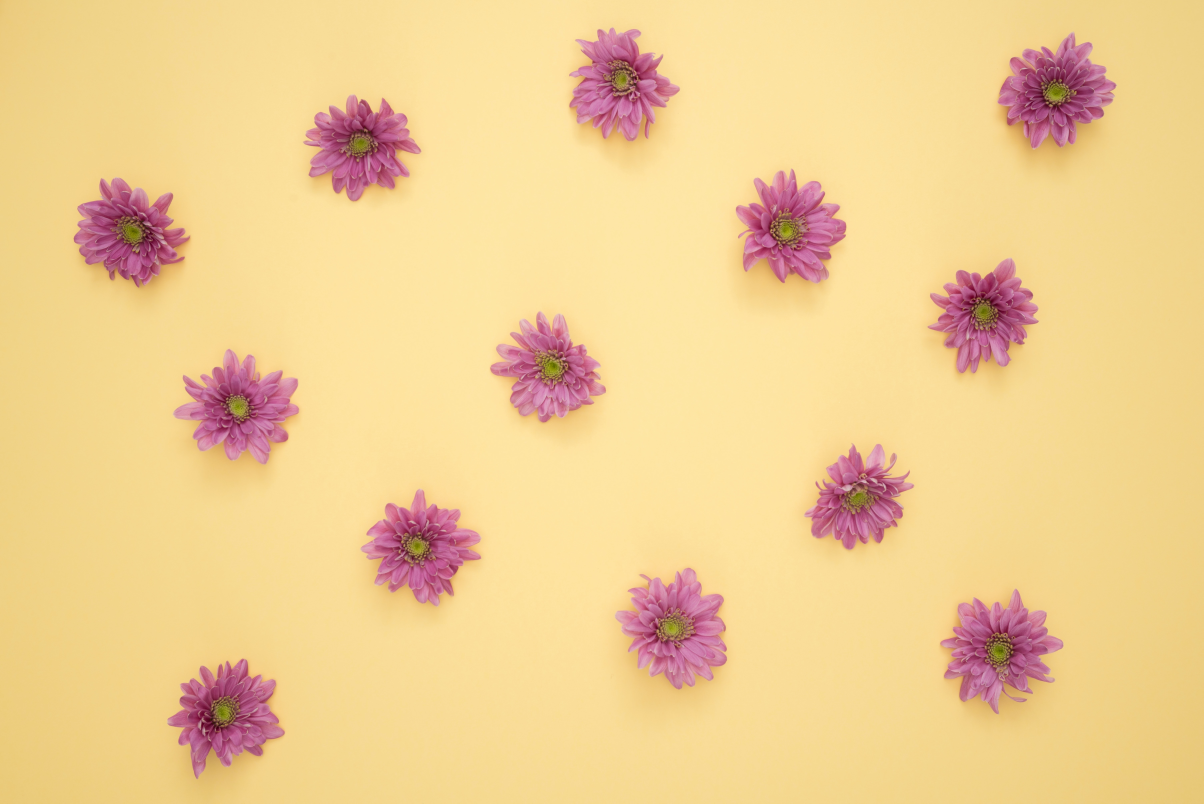
#> input picture Image/Image4.jpg, 6016 x 4016 px (shown at 1/5 size)
$ python Image4.py
#> lines starting #> are read from the running program, lines starting #| are printed output that depends on the picture; after the words box and inside, x2 and y2 are one past the last pixel; in counts of white or black regions, pixels touching at a corner belong together
import cv2
import numpy as np


def run():
    pass


def f(x):
    run()
    return x


a = cv2.imread("Image/Image4.jpg")
#> a is the input picture: shape (4016, 6016, 3); mean B, G, R 145.7, 206, 240.1

scale_percent = 15  # percent of original size
width = int(a.shape[1] * scale_percent / 100)
#> width = 902
height = int(a.shape[0] * scale_percent / 100)
#> height = 602
dim = (width, height)
#> dim = (902, 602)

# resize image
a = cv2.resize(a, dim, interpolation=cv2.INTER_AREA)
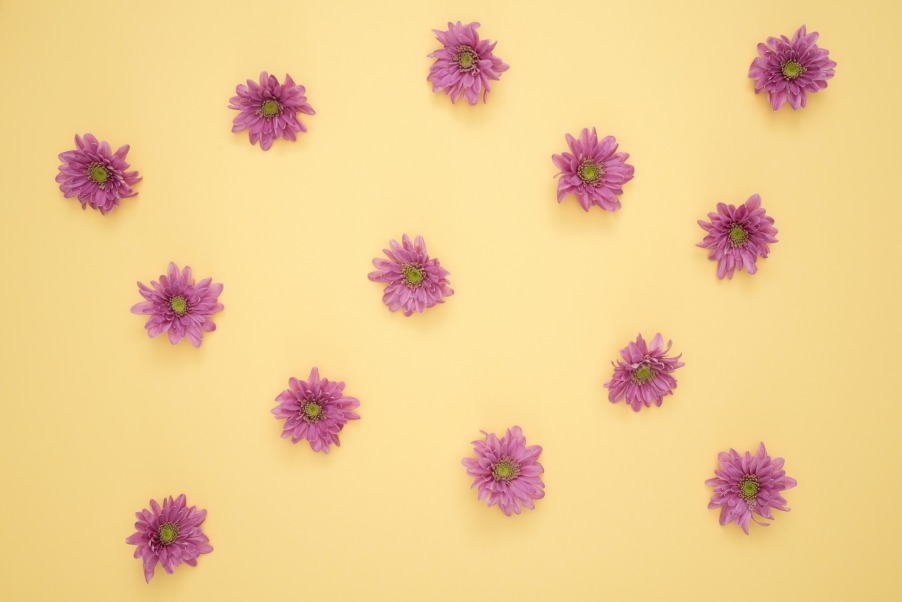
#> a: shape (602, 902, 3); mean B, G, R 145.7, 206, 240.1

gray = cv2.cvtColor(a, cv2.COLOR_BGR2GRAY)
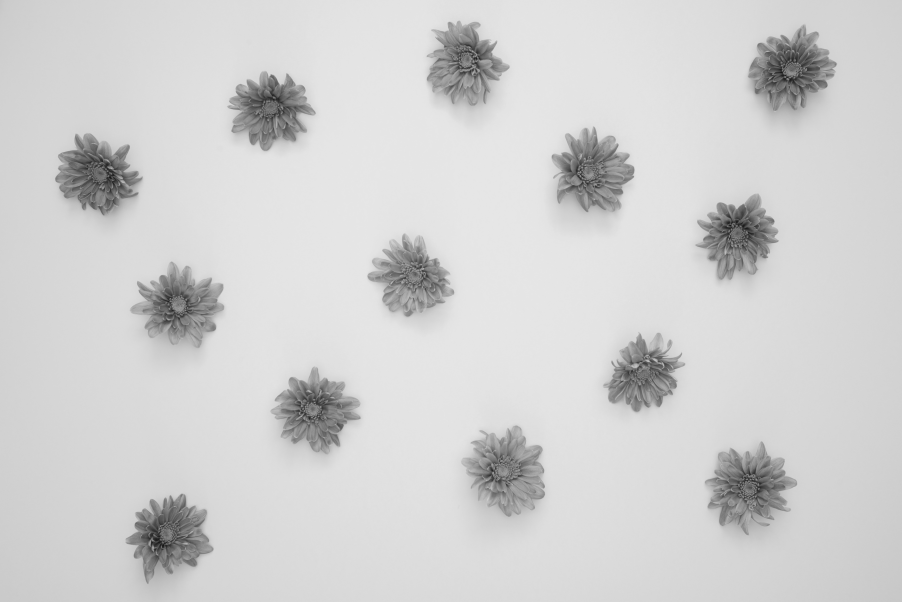
#> gray: shape (602, 902); min 23, max 231, mean 209.3

cv2.namedWindow("output")

cv2.createTrackbar("threshold", "output", 180, 255, f)


def run():
    thresh = cv2.getTrackbarPos("threshold", "output")

    r, b = cv2.threshold(gray, thresh, 255, cv2.THRESH_BINARY_INV)
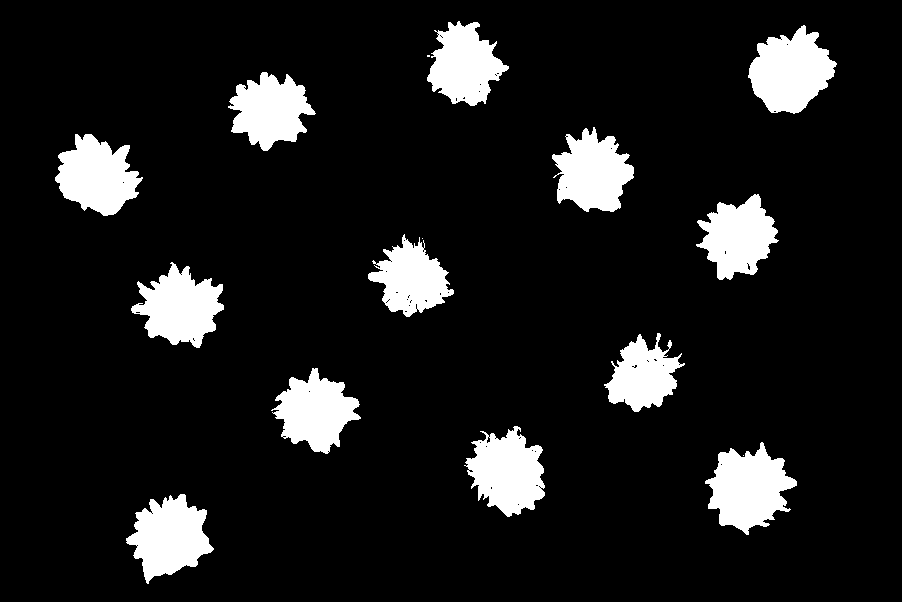
#> b: shape (602, 902); 10.7% white; 16 white regions (3 under 20 px), largest, box (x1, y1, x2, y2) and area: (748, 25, 837, 114) 5092, (705, 442, 797, 535) 5071, (126, 494, 214, 584) 4724
#> r = 180

    b = cv2.morphologyEx(
        b,
        cv2.MORPH_DILATE,
        cv2.getStructuringElement(cv2.MORPH_CROSS, (3, 3)),
        iterations=1
    )
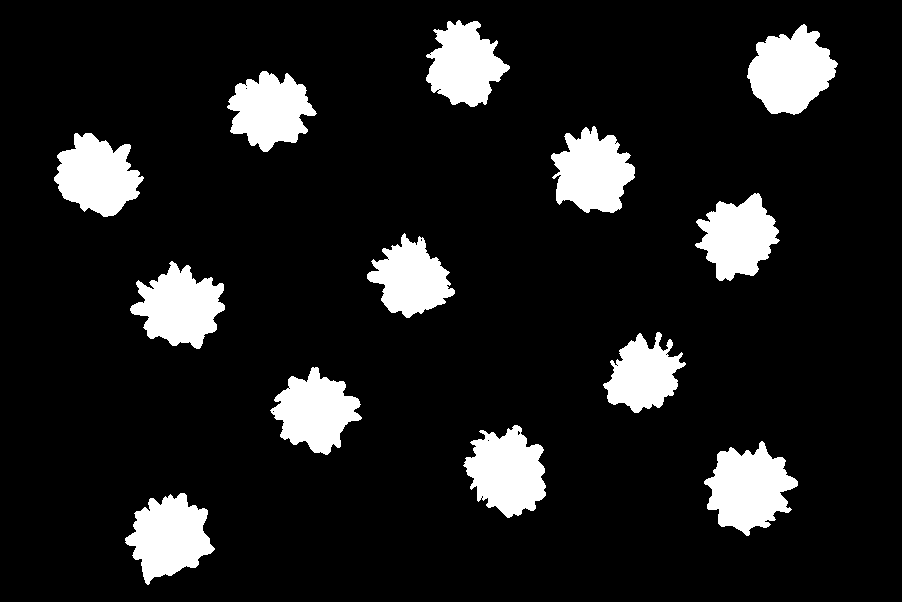
#> b: shape (602, 902); 11.6% white; 13 white regions, largest, box (x1, y1, x2, y2) and area: (704, 441, 798, 536) 5437, (747, 24, 838, 115) 5391, (463, 425, 546, 518) 5125

    N, idx, stat, cent = cv2.connectedComponentsWithStats(b)
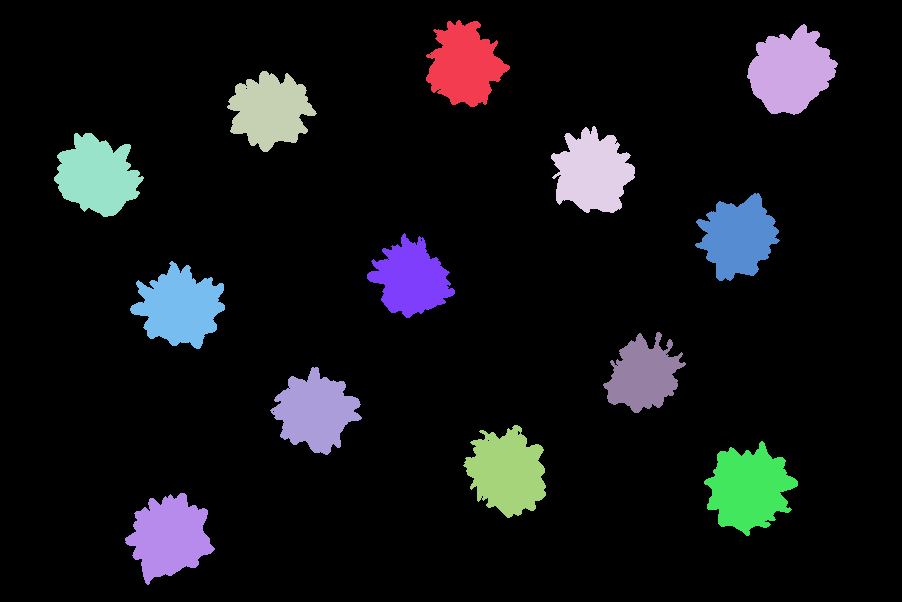
#> idx: shape (602, 902) int32; 14 distinct labels, from 0 to 13; one colour per label, 0 black
#> N = 14; stat = 14 rows, first 6: [0, 0, 902, 602, 480269], [426, 20, 84, 87, 4633], [747, 24, 91, 91, 5391], [227, 71, 90, 81, 4604], [551, 126, 84, 87, 4887], [54, 133, 90, 84, 4914]; cent = 14 rows, first 8: [449.7, 302.4], [464, 64.41], [790.2, 70.93], [269.6, 110], [592.2, 171.9], [96.77, 175.3], [737.7, 236.8], [410.7, 278.3]

    orig = np.copy(a)
    valid_objects = 0
    largest_object = [0, -1]
    smallest_object = [orig.shape[0] * orig.shape[1], -1]
#> smallest_object = [543004, -1]
    for index, ([x, y, w, h, area], [cent_x, cent_y]) in enumerate(zip(stat, cent)):
        if area > 100 and area < (orig.shape[0] * orig.shape[1] * 0.8):
            if (area > largest_object[0]):
                largest_object = [area, index]

            if (area < smallest_object[0]):
                smallest_object = [area, index]

            valid_objects += 1

            cv2.rectangle(orig, (x, y), (x + w, y + h), (255, 0, 0), 2)

            cv2.putText(orig,
                        "#{}".format(index),
                        (int(cent_x),
                         int(cent_y)),
                        cv2.FONT_HERSHEY_PLAIN,
                        1,
                        (0, 255, 255)
                        )
#> this loop made 14 passes
#> (x, y, w, h, area, cent_x, cent_y, smallest_object) on passes 2, 4, 8, 10: (426, 20, 84, 87, 4633, 464, 64.41, [4633, 1]), (227, 71, 90, 81, 4604, 269.6, 110, [4604, 3]), (367, 233, 88, 85, 4297, 410.7, 278.3, [4297, 7]), (603, 332, 83, 81, 3964, 643, 374.7, [3964, 9])
#> (x, y, w, h, area, cent_x, cent_y, largest_object) on passes 3, 13: (747, 24, 91, 91, 5391, 790.2, 70.93, [5391, 2]), (704, 441, 94, 95, 5437, 748.5, 488.2, [5437, 12])
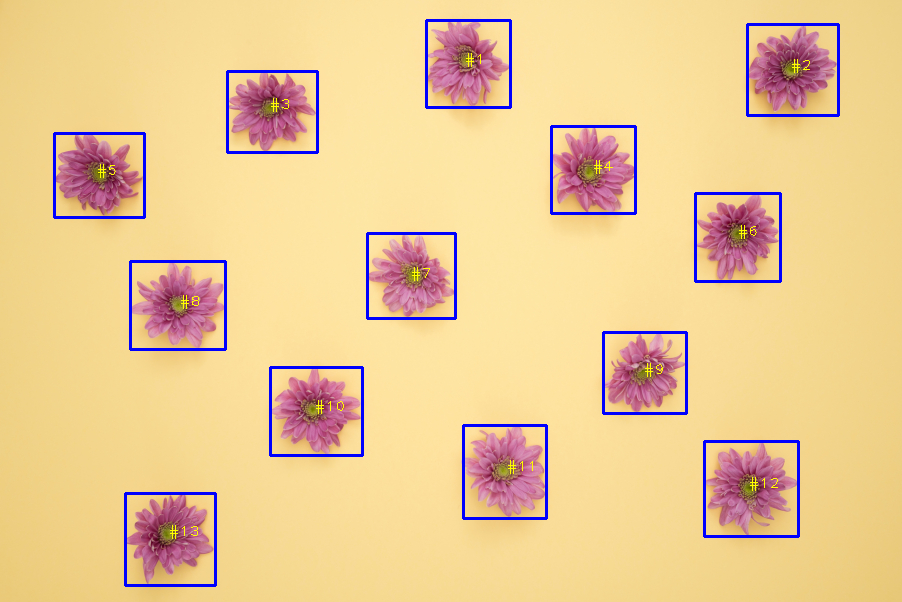
#> orig: shape (602, 902, 3); 2.67% of pixels changed, all inside (x1, y1, x2, y2) = (53, 19, 840, 587)
#> after the loop, valid_objects = 13

    cv2.imshow("thresh", b)
    cv2.imshow("output", orig)
    print("Number of valid objects: {}".format(valid_objects))
#| Number of valid objects: 13
    print("Largest object: object #{}".format(largest_object[1]))
#| Largest object: object #12
    print("Smallest object: object #{}".format(smallest_object[1]))
#| Smallest object: object #9


run()
cv2.waitKey(0)

$ run again, with Image/Image1.jpg copied over Image/Image4.jpg
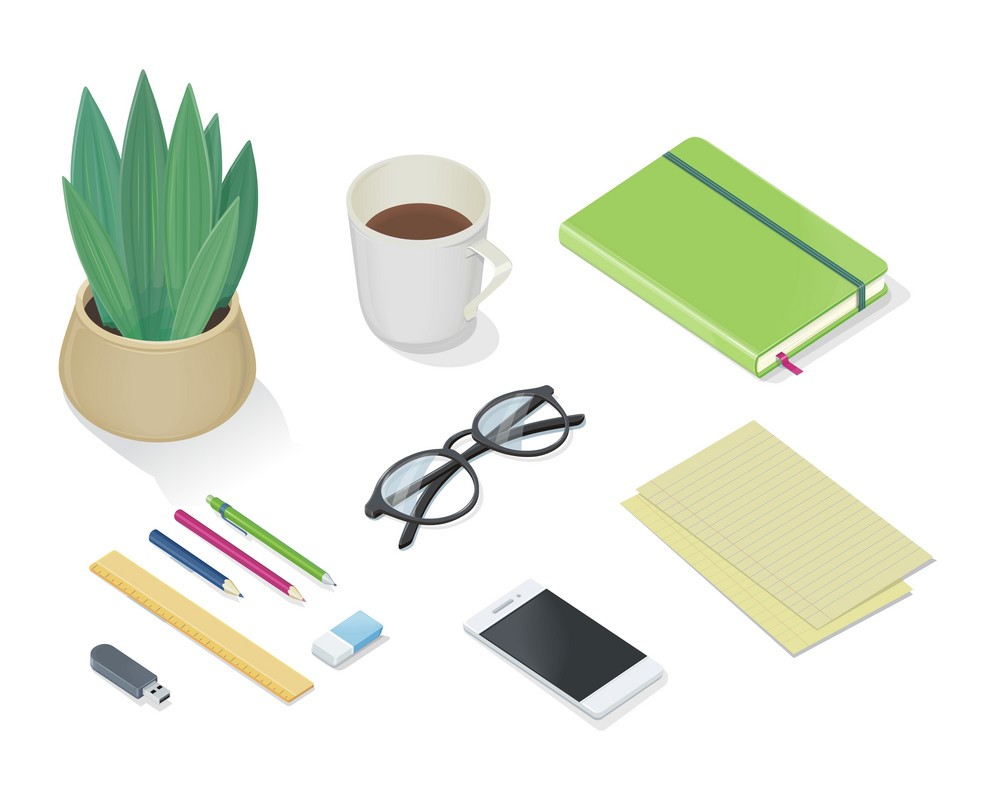
#> input picture Image/Image1.jpg, 993 x 790 px
#> a is the input picture: shape (790, 993, 3); mean B, G, R 224.3, 235.7, 231.2
#> a: shape (118, 148, 3)
#> in run, `r, b = cv2.threshold(gray, thresh, 255, cv2.THRESH_BINARY_INV)`:
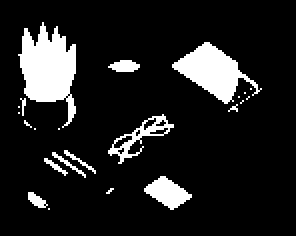
#> b: shape (118, 148) (shown 2 times larger); 12.4% white; 23 white regions (14 under 20 px), largest, box (x1, y1, x2, y2) and area: (9, 11, 38, 64) 868, (86, 21, 131, 52) 612, (72, 88, 96, 105) 220
#> r = 180
#> idx: shape (118, 148) int32; 9 distinct labels, from 0 to 8
#> N = 9; stat = [[0, 0, 148, 118, 14534], [8, 10, 31, 56, 1114], [85, 20, 47, 37, 779], [53, 29, 18, 8, 105], [53, 56, 35, 27, 366], [21, 74, 28, 16, 201], [71, 87, 26, 19, 272], [52, 93, 6, 5, 16], [13, 95, 13, 11, 77]]; cent = [[76.37, 60.11], [23.4, 35.26], [107.6, 36.71], [61.87, 32.67], [69.6, 68.23], [33.87, 81.46], [83.39, 95.93], [54.5, 95], [18.4, 100]]
#> the loop in run, `for index, ([x, y, w, h, area], [cent_x, cent_y]) in enumerate(zip(sta..` made 9 passes
#> (x, y, w, h, area, cent_x, cent_y, smallest_object) on passes 2 to 4: (8, 10, 31, 56, 1114, 23.4, 35.26, [1114, 1]), (85, 20, 47, 37, 779, 107.6, 36.71, [779, 2]), (53, 29, 18, 8, 105, 61.87, 32.67, [105, 3])
#> after the loop in run, `for index, ([x, y, w, h, area], [cent_x, cent_y]) in enumerate(zip(sta..`:
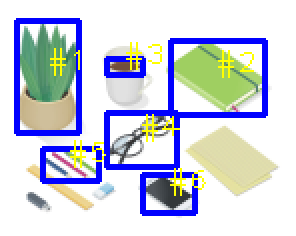
#> orig: shape (118, 148, 3) (shown 2 times larger); mean B, G, R 221.7, 208.8, 204.6
#> after the loop in run, `for index, ([x, y, w, h, area], [cent_x, cent_y]) in enumerate(zip(sta..`: valid_objects = 6
#| Number of valid objects: 6
#| Largest object: object #1
#| Smallest object: object #3

$ run again, with Image/Image5.jpg copied over Image/Image4.jpg
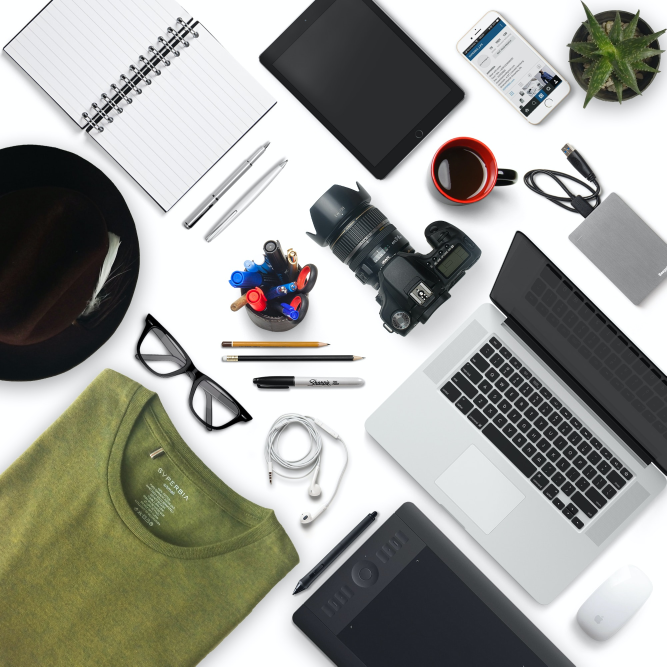
#> input picture Image/Image5.jpg, 2000 x 2000 px (shown at 1/3 size)
#> a is the input picture: shape (2000, 2000, 3); mean B, G, R 152.4, 158.5, 157.4
#> a: shape (300, 300, 3)
#> in run, `r, b = cv2.threshold(gray, thresh, 255, cv2.THRESH_BINARY_INV)`:
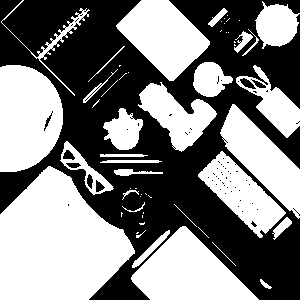
#> b: shape (300, 300); 50.4% white; 62 black regions (54 under 20 px), largest, box (x1, y1, x2, y2) and area: (0, 0, 300, 300) 44074, (240, 78, 256, 89) 87, (63, 150, 75, 160) 76
#> r = 180
#> idx: shape (300, 300) int32; 38 distinct labels, from 0 to 37
#> N = 38; stat = 38 rows, first 6: [0, 0, 300, 300, 40444], [0, 0, 91, 97, 1094], [115, 0, 96, 82, 4510], [233, 0, 67, 57, 1952], [207, 7, 22, 21, 190], [223, 17, 8, 8, 19]; cent = 38 pairs, first value 27.15 to 281.2, second value 17.15 to 284.1
#> the loop in run, `for index, ([x, y, w, h, area], [cent_x, cent_y]) in enumerate(zip(sta..` made 38 passes
#> (x, y, w, h, area, cent_x, cent_y, smallest_object) on passes 1, 2, 5, 10, 27, 30: (0, 0, 300, 300, 40444, 159.4, 130.5, [40444, 0]), (0, 0, 91, 97, 1094, 53.53, 37.91, [1094, 1]), (207, 7, 22, 21, 190, 217.8, 17.15, [190, 4]), (87, 45, 39, 38, 140, 106.8, 62.64, [140, 9]), (121, 187, 22, 14, 110, 130.9, 192.5, [110, 26]), (173, 203, 37, 36, 106, 190.9, 220.6, [106, 29])
#> after the loop in run, `for index, ([x, y, w, h, area], [cent_x, cent_y]) in enumerate(zip(sta..`:
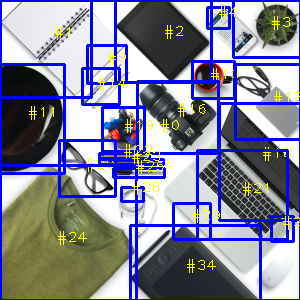
#> orig: shape (300, 300, 3); mean B, G, R 157.8, 132.5, 131.5
#> after the loop in run, `for index, ([x, y, w, h, area], [cent_x, cent_y]) in enumerate(zip(sta..`: valid_objects = 23
#| Number of valid objects: 23
#| Largest object: object #0
#| Smallest object: object #29
